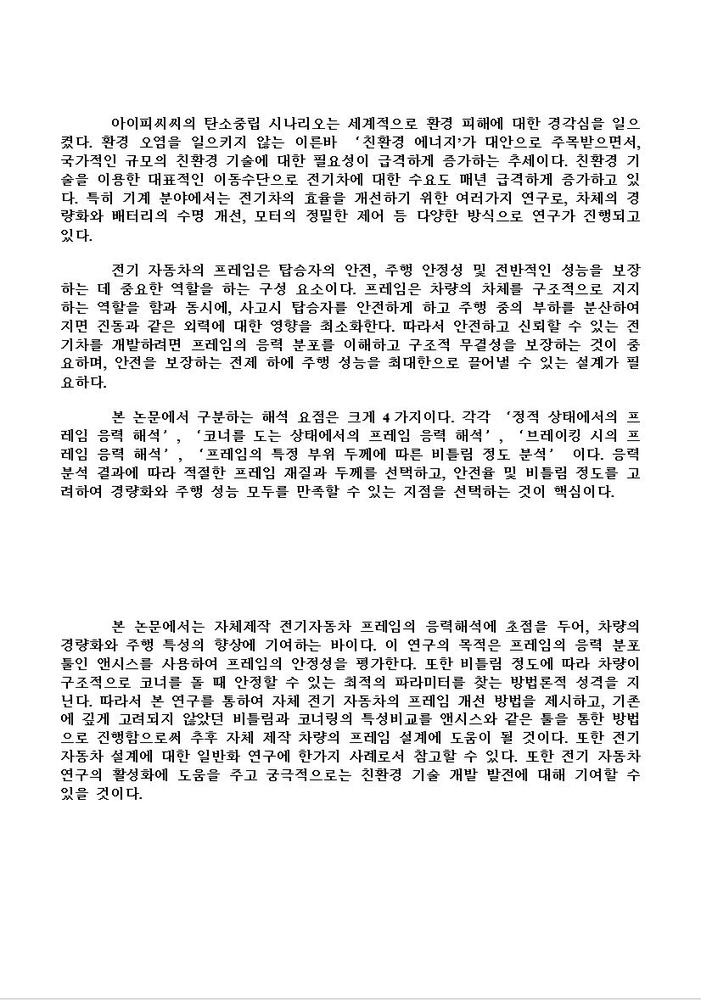
#> input picture DLIP_Final_Project/sample.JPG, 701 x 1000 px, shrunk from 826 x 1179 before the run
$ python test_boundarybox.py
#> lines starting #> are read from the running program, lines starting #| are printed output that depends on the picture; after the words box and inside, x2 and y2 are one past the last pixel; in counts of white or black regions, pixels touching at a corner belong together
import cv2
import numpy as np

# 이미지 로드
image = cv2.imread('sample.JPG')
#> image is the input picture: shape (1000, 701, 3); min 0, max 255, mean 237.2

# 이미지를 그레이스케일로 변환
gray = cv2.cvtColor(image, cv2.COLOR_BGR2GRAY)

# 이진화
_, thresh = cv2.threshold(gray, 220, 255, cv2.THRESH_BINARY_INV)
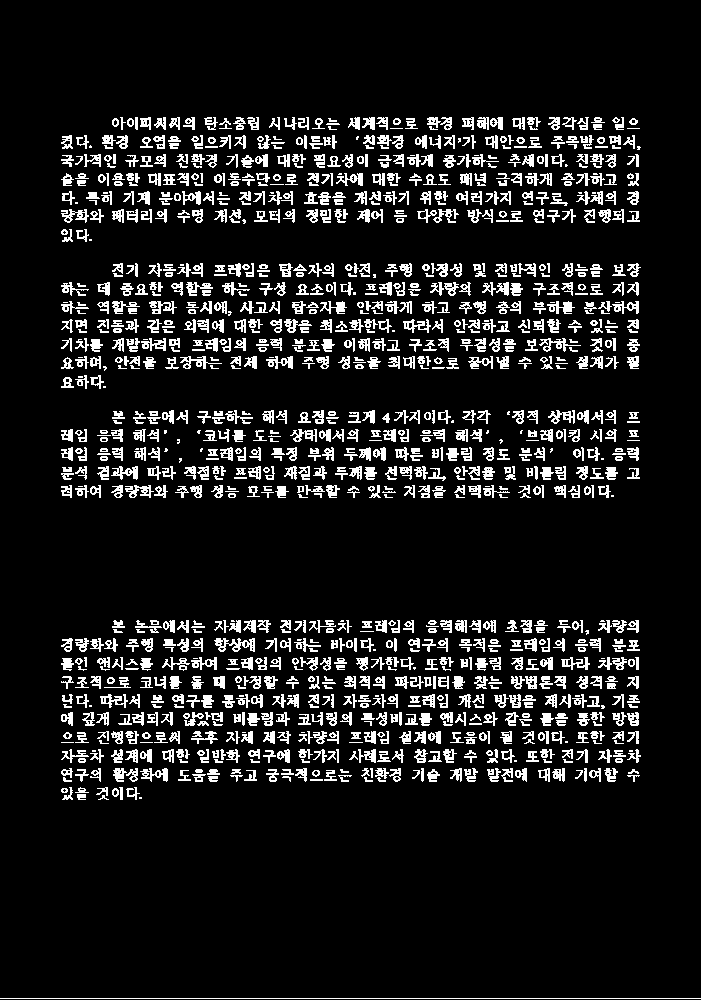
#> thresh: shape (1000, 701); 10.6% white in thin lines or dots, all inside (x1, y1, x2, y2) = (0, 117, 701, 999)
kernel = np.ones((3, 3), np.uint8)
dilation = cv2.dilate(thresh, kernel, iterations=2)
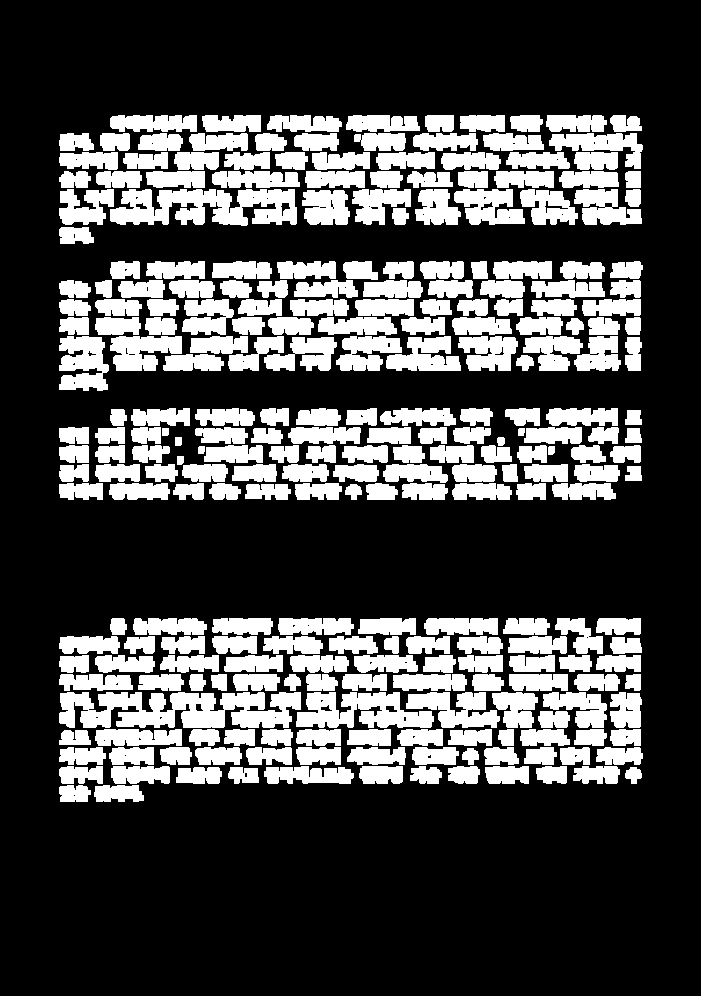
#> dilation: shape (1000, 701); 28.9% white; 271 white regions, largest, box (x1, y1, x2, y2) and area: (59, 692, 301, 728) 6465, (110, 189, 297, 226) 4936, (296, 692, 434, 728) 3313
dilation = cv2.erode(dilation, kernel, iterations=3)
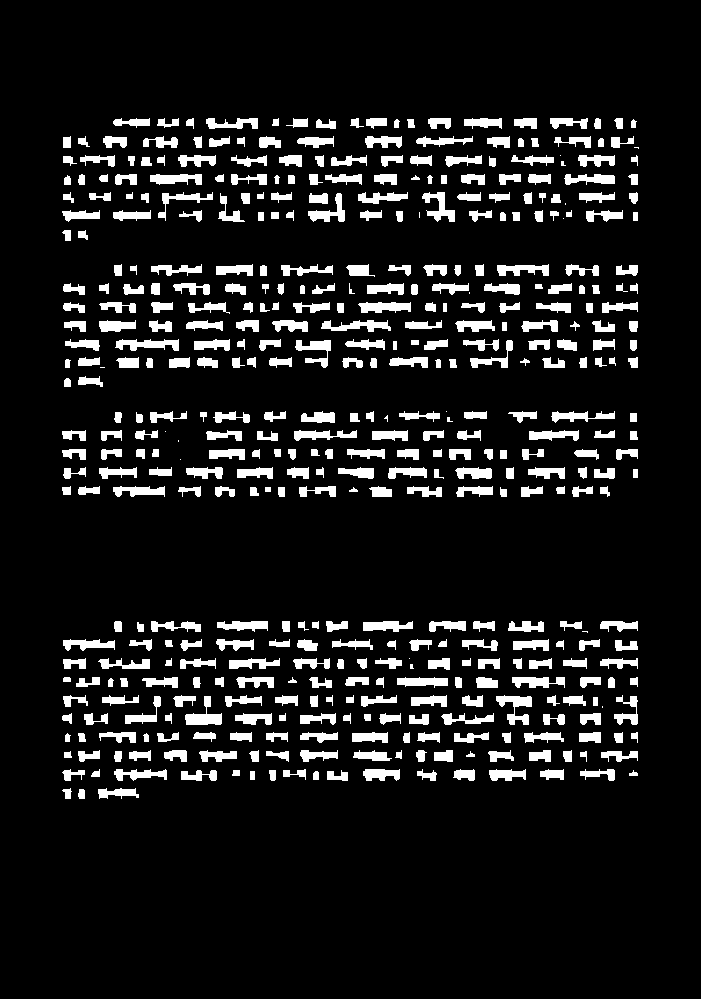
#> dilation: shape (1000, 701); 10.2% white; 465 white regions (18 under 20 px)
thresh = dilation
#cv2.imshow('dilation',dilation)
#cv2.waitKey(0)
# 윤곽선 찾기
contours, _ = cv2.findContours(thresh, cv2.RETR_EXTERNAL, cv2.CHAIN_APPROX_SIMPLE)
#> contours = 465 contours, 25 with area under 20; largest, box (x1, y1, x2, y2) and area: (496, 695, 532, 725) 416, (185, 696, 222, 725) 410, (115, 339, 179, 351) 392, (358, 302, 411, 313) 376, (422, 192, 455, 222) 366

# 바운딩 박스 추출
bounding_boxes = []
for contour in contours:
    x, y, w, h = cv2.boundingRect(contour)
    bounding_boxes.append((x, y, x + w, y + h))
#> this loop made 465 passes
#> (x, y, w, h) on passes 2 to 4: (78, 789, 7, 10), (98, 788, 41, 11), (62, 788, 10, 11)
#> after the loop, bounding_boxes = 465 items, first 6: (0, 999, 701, 1000), (78, 789, 85, 799), (98, 788, 139, 799), (62, 788, 72, 799), (313, 771, 319, 780), (250, 771, 255, 780)

# 추출된 바운딩 박스 그리기
for bbox in bounding_boxes:
    x1, y1, x2, y2 = bbox
    cv2.rectangle(image, (x1, y1), (x2, y2), (0, 255, 0), 1)
#> this loop made 465 passes
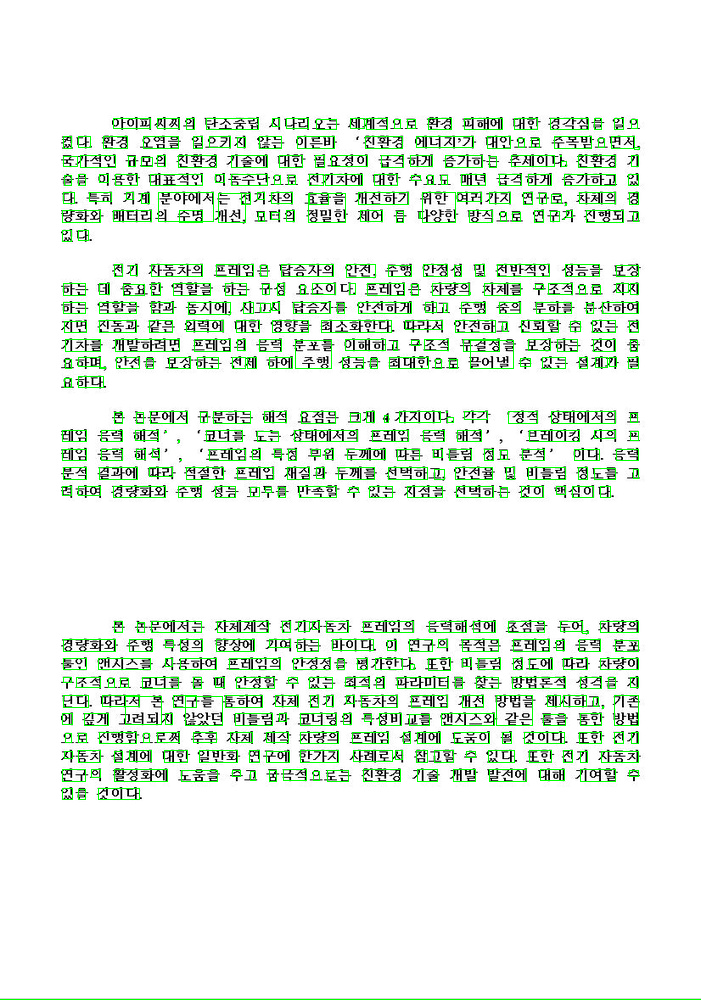
#> image: shape (1000, 701, 3); 4.27% of pixels changed, all inside (x1, y1, x2, y2) = (0, 118, 701, 1000)

# 결과 이미지 출력
cv2.imshow('Result', image)
cv2.waitKey(0)
cv2.destroyAllWindows()
